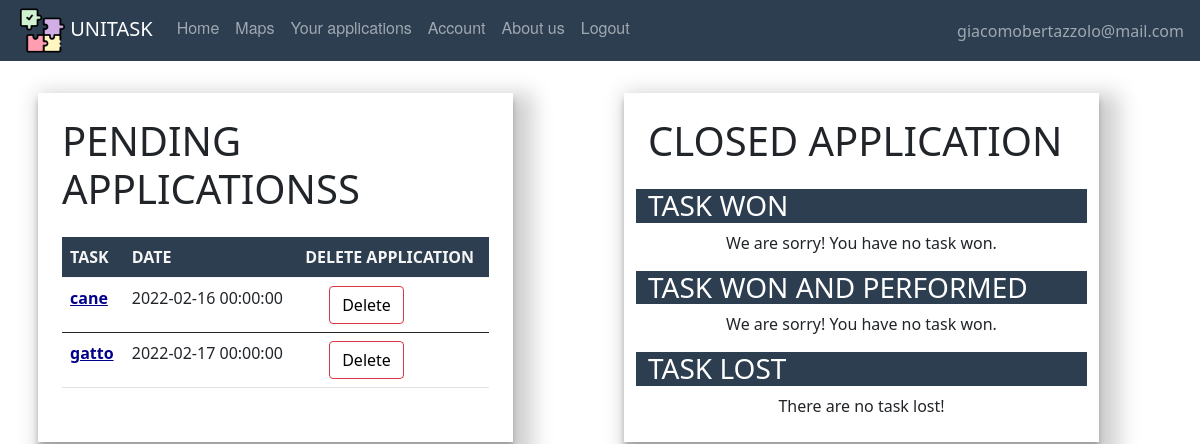
The app's page /listapplications (signed in) with its own data.
### website/models.py (models this page shows, shortened)
class User(db.Model, UserMixin):
    id = db.Column(db.Integer, primary_key=True)
    email = db.Column(db.String(150), unique=True)
    password = db.Column(db.String(150))
    first_name = db.Column(db.String(150))
    surname = db.Column(db.String(150))
    type = db.Column(db.String(20))
    reviewsposted = db.relationship('Review', foreign_keys='Review.id_reviewer',
                                    backref='author')
    reviewsreceived = db.relationship('Review', foreign_keys='Review.id_reviewed',
                                      backref='received')
    __mapper_args__ = {
        'polymorphic_on': type,
        'polymorphic_identity': 'user',
    }

class Offer(db.Model, UserMixin):
    id = db.Column(db.Integer, primary_key=True)
    title = db.Column(db.String(150))
    description = db.Column(db.String(150))
    address = db.Column(db.String(150))
    placeId = db.Column(db.String(150))
    lat = db.Column(db.Float)
    lng = db.Column(db.Float)
    date = db.Column(db.DateTime(timezone=True), default=func.now())
    isAss = db.Column(db.Boolean, default=False)
    date_task = db.Column(db.DateTime(timezone=True))
    id_adult = db.Column(db.Integer, db.ForeignKey('adult.id'))
    scelta = db.Column(db.Integer, db.ForeignKey('student.id'))
    isPerf = db.Column(db.Boolean, default=False)
    rece = db.relationship('Review', backref='recensione')
    isClosed = db.Column(db.Boolean, default=False)

### website/views.py (the view)
@views.route('/listapplications', methods=['GET', 'POST'])
@login_required  # every time we go to the home page
def listapplications():
    return render_template("Student/listapplication.html", user=current_user)

### website/__init__.py (called while the page is built)
def create_app():
    app = Flask(__name__)
    app.config['SECRET_KEY'] = 'atrebunfigoassurdo'
    app.config['SQLALCHEMY_DATABASE_URI'] = 'sqlite:///'+ DB_NAME
    db.init_app(app)
    from .views import views  # We imported the name of the blueprint
    from .auth import auth
    app.register_blueprint(views, url_prefix="/")  # Stiamo dicendo come sono definite le pagine e dove sono
    app.register_blueprint(auth, url_prefix="/")
    from .models import User, Offer, Adult, Student
    create_database(app)
    login_manager = LoginManager()
    login_manager.login_view = 'auth.login'  # dove vogliamo mandare l'user se non loggato
    login_manager.init_app(app)
    @login_manager.user_loader
    def load_user(id):
        return User.query.get(int(id))
    return app

### website/models.py (called while the page is built)
    def taskwon(self):
        ltaskwon = []
        for off in self.applications:
            if off.scelta == self.id:
                ltaskwon.append(off)
        return ltaskwon

    def taskwonandperform(self):
        t = []
        for off in self.applications:
            if off.scelta == self.id and off.isPerf:
                t.append(off)
        return t

    def tasklost(self):
        t = []
        for off in self.applications:
            if off.scelta != self.id and off.scelta:
                t.append(off)
        return t

### website/templates/Student/listapplication.html (shortened to what this page needs)
{% extends "base.html" %}
{% block content%}
    <br />
    <div class="container">
        <div class="row">
            <div class="col-5 p-4 m-2 col-page">
                <h1 align="left" class="mb-4">PENDING APPLICATIONSS</h1>
                <table class="table table-hover">
                    <thead class="thead-dark" style="color:whitesmoke; background:#2c3e50">
                    <tr>
                        <th scope="col">TASK</th>
                        <th scope="col">DATE</th>
                        <th scope="col">DELETE APPLICATION</th>
                    </tr>
                    </thead>
                    {% for offer in user.applications %}
                        {% if offer.isAss==False %}
                            <tbody>
                            <tr>
                                <th scope="row"><a style="color:darkblue" href={{ url_for('views.task', task_id=offer.id) }} >{{ offer.title }}</a></th>
                                <td>{{ offer.date_task }}</td>
                                <td><button type="button"  class="btn btn-outline-danger mx-4"><a class="delete-button" href={{ url_for('views.deleteapplication', task_id=offer.id) }} > Delete</a></button></td>
                            </tr>
                            </tbody>
                        {% endif %}
                    {% endfor %}
                </table>
            </div>
        <div class="col-1"></div>
            <div class="col-5 p-4 m-2 col-page">
                <h1 align="left" class="mb-4">CLOSED APPLICATION</h1>
                <div class="row">
                    <h3 align="left" style="color: white; background: #2c3e50">TASK WON</h3>
                    {%set  l = user.taskwon() %}
                    {% if l %}
                        <ul class="mx-4">
                        {% for offer in l %}
                        <li>
                            <a style="color:darkblue" href= {{ url_for('views.task', task_id=offer.id) }}>{{ offer.title }}</a>
                      </li>
                        {% endfor %}
                         </ul>
                    {% else %}
                        <div align="center">
                            We are sorry! You have no task won.
                        </div>
                    {% endif %}
                </div>
                <div class="row">
                    <h3 class="mt-3" align="left" style="color: white; background: #2c3e50">TASK WON AND PERFORMED</h3>
                    {%set  l = user.taskwonandperform() %}
                    {% if l %}
                        <ul class="mx-4">
                        {% for offer in l %}
                            <li align="center">
                            {{ offer.title }}
                            {% if not offer.isClosed %}
                                <button type="button" class="btn btn-outline-success mx-4"> <a class="review-button" shref={{ url_for('views.writereview', task_id=offer.id) }} > Review </a></button>
                            {% endif %}
                        </ul>
                        {% endfor %}
                    {% else %}
                        <div align="center">
                            We are sorry! You have no task won.
                        </div>
                    {% endif %}
                </div>
                <div class="row">
                    <h3 class="mt-3" align="left" style="color: white; background: #2c3e50">TASK LOST</h3>
                    {%set  l = user.tasklost() %}
                    {% if l %}
                        <ul class="mx-4">
                        {% for offer in l %}
                            <li  align="center">
                            {{ offer.title }}</li>
                        {% endfor %}
                        </ul>
                    {% else %}
                        <div align="center">
                            There are no task lost!
                        </div>
                    {% endif %}
                </div>
            </div>
<br/><br/>
    <br/><br/><br/><br/>
{% endblock %}

### website/templates/base.html (shortened to what this page needs)
<!DOCTYPE html>
<html lang="">
  <head>
      <link href="/static/css/style.css" rel="stylesheet">
      <link href="https://cdn.jsdelivr.net/npm/bootstrap@5.0.2/dist/css/bootstrap.min.css" rel="stylesheet">
  </head>
  <body>
  <nav class="navbar navbar-expand-lg navbar-dark">
    <ul class="navbar-nav mr-auto">
    <li>
    <a style="padding-left:1em;" class="navbar-brand" href="#">
        <img src="/static/images/pic/puzzle.png" width="45" height="45"/>
        UNITASK
    </a></li>
            {% if user.is_authenticated %}
                {% if user.type=='adult' %}
                    <li class="nav-item"><a class="nav-link" id="home" href="/">Home</a></li>
                    <li class="nav-item"><a class="nav-link" id="posttask" href="/posttask">Post a Task</a></li>
                    <li class="nav-item"><a class="nav-link" id="offer" href="/taskpending">Task Pending</a></li>
                    <li class="nav-item"><a class="nav-link" id="account" href="/account">Account</a></li>
                    <li class="nav-item"><a class="nav-link" id="aboutus" href="/about_us">About us</a></li>
                    <li class="nav-item"><a class="nav-link" id="logout" href="/logout">Logout</a></li>
                    {% elif user.type=='student' %}
                    <li class="nav-item"><a class="nav-link" id="offer" href="/offer">Home</a></li>
                    <li class="nav-item"><a class="nav-link" id="maps" href="/maps">Maps</a>
                    <li class="nav-item"><a class="nav-link" id="applications" href="/listapplications">Your applications</a></li>
                    <li class="nav-item"><a class="nav-link" id="account" href="/account">Account</a></li>
                    <li class="nav-item"><a class="nav-link" id="aboutus" href="/about_us">About us</a></li>
                    <li class="nav-item"><a class="nav-link" id="logout" href="/logout">Logout</a></li>
                    {% endif %}
                </ul>
                <ul class="navbar-nav ms-auto">
                <li class="nav-item">
                    <span style="padding-right:1em;" class="navbar-text d-flex justify-content-end">
                     {{ user.email}}
                       </span>
                </li>
                </ul>
                    {% else %}
                <li class="nav-item"><a class="nav-link" id="sign_up" href="/sign_up">Signup</a></li>
                <li class="nav-item"><a class="nav-link" id="login" href="/login">Login</a>
                <li class="nav-item"> <a class="nav-link" id="aboutus" href="/about_us">About us</a></li>
            {% endif %}
</nav>
    {% block content %}
    {% endblock %}
  </body>
</html>

### website/static/css/style.css (style rules this page uses)
.navbar { list-style-type: none; margin: 0; padding: 0; overflow: hidden; background-color: #2c3e50; }
.nav-link { display: block; color: white; text-align: center; padding: 14px 16px; text-decoration: none; font-family: "Helvetica Neue", Helvetica, Arial, sans-serif; }
.delete-button { color:black; text-decoration: none; }
.col-page { box-shadow: rgba(0, 0, 0, 0.19) 10px 10px 20px 10px, rgba(0, 0, 0, 0.23) 0px 6px 6px; }

### records on screen
User: email "giacomobertazzolo@mail.com"
Offer: title "cane", date_task "2022-02-16 00:00:00"
Offer: title "gatto", date_task "2022-02-17 00:00:00"
